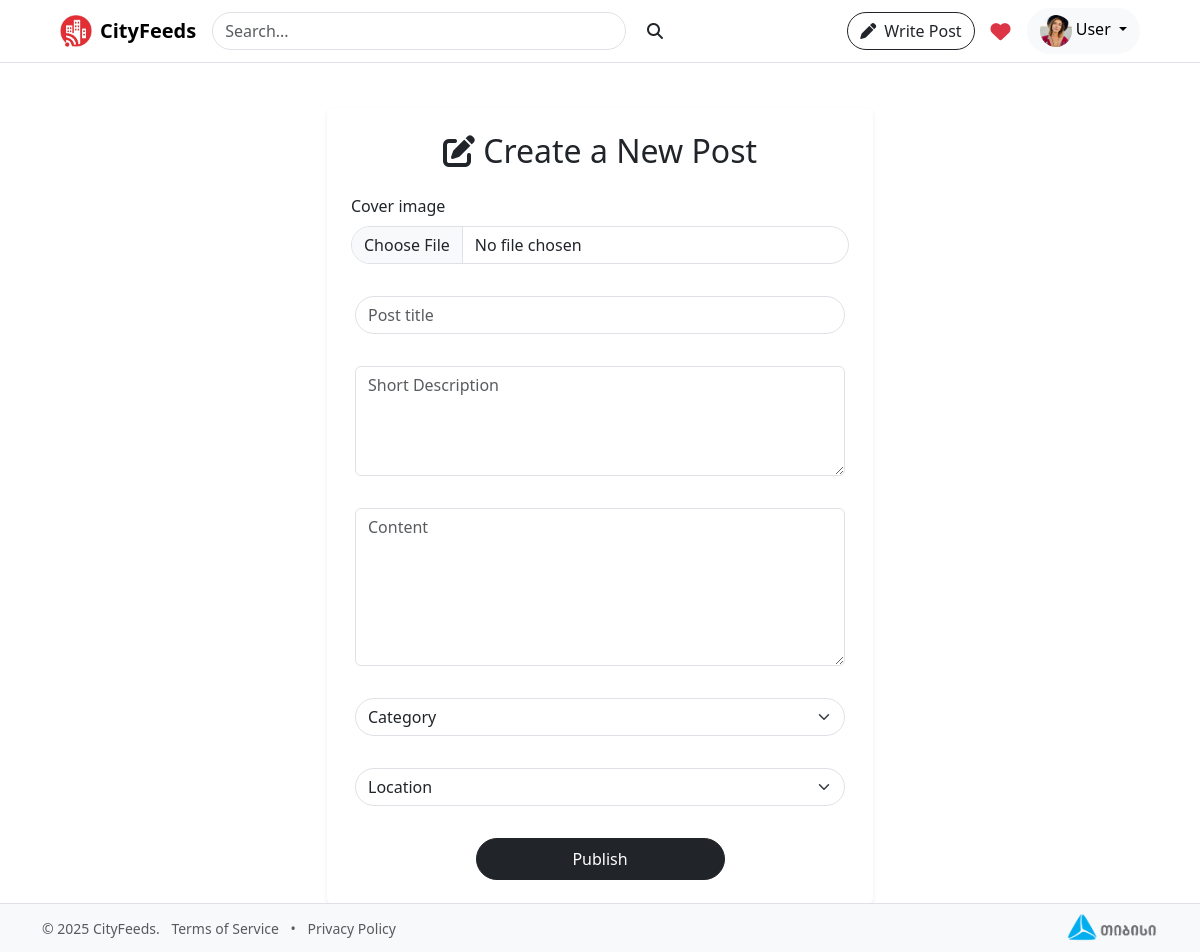
Screenshot of /posts (signed in) with the database file from the repository.
### models.py (models this page shows, shortened)
class User(db.Model, UserMixin):
    __tablename__ = "users"
    id = db.Column(db.Integer(), primary_key=True)
    img = db.Column(db.String(), default="default.png")
    username = db.Column(db.String(), unique= True, nullable=False)
    email = db.Column(db.String(), unique=True, nullable=False)
    password = db.Column(db.String(), nullable=False)
    role = db.Column(db.String(), default="Guest")

### routes.py (the view, shortened to what this page needs)
@app.route("/posts", methods=["GET", "POST"])
@login_required
def posts():
    form = PostForm()
    return render_template("posts.html", form=form, posts=posts)

### forms.py
class PostForm(FlaskForm):
    img = FileField("Cover image", validators=[FileAllowed(["png", "jpeg", "jpg"])])
    title = StringField("Post title", validators=[DataRequired()])
    description = TextAreaField("Short Description", validators=[DataRequired()])
    content = TextAreaField("Content")
    category = SelectField(choices=["Category", "Politics", "Education", "Culture", "Society", "Sport"," Entertainment", "Tourism","Environment"], validators=[DataRequired()])
    location = SelectField(choices=["Location", "Tbilisi", "Georgia", "World"], validators=[DataRequired()])
    submit = SubmitField("Publish")

### models.py (called while the page is built)
@login_manager.user_loader
def load_user(user_id):
    return User.query.get(user_id)

### templates/posts.html (shortened to what this page needs)
{% extends "base.html" %}
{% block container %}
<div class="container py-5">
    <div class="row justify-content-center">
        <div class="col-lg-8 col-xl-6">
            <div class="card shadow-sm border-0">
                <div class="card-body p-4">
                    <h2 class="mb-4 text-center"><i class="fa-solid fa-pen-to-square"></i> Create a New Post </h2>
                    <form method="post" enctype="multipart/form-data">
                        <div class="mb-3">
                            {{ form.img.label(class="form-label") }}
                            {{ form.img(class="form-control rounded-pill", accept=".png,.jpeg,.jpg") }}
                        </div>
                        <div class="row p-3">
                            {{ form.title(class="form-control rounded-pill", placeholder=form.title.label.text) }}
                        </div>
                        <div class="row p-3">
                            {{ form.description(class="form-control auto-expand", rows=4,
                            placeholder=form.description.label.text) }}
                        </div>
                        <div class="row p-3">
                            {{ form.content(class="form-control auto-expand", rows=6,
                            placeholder=form.content.label.text) }}
                        </div>
                        <div class="row p-3">
                            {{ form.category(class="form-select rounded-pill", placeholder=form.category.label.text) }}
                        </div>
                        <div class="row p-3">
                            {{ form.location(class="form-select rounded-pill", placeholder=form.location.label.text) }}
                        </div>
                        <div class="d-flex justify-content-center mt-3">
                            {{ form.submit(class="btn btn-dark w-50 rounded-pill py-2") }}
                        </div>
                    </form>
                </div>
            </div>
        </div>
    </div>
</div>
{% endblock %}

### templates/navbar.html (shortened to what this page needs)
<nav class="navbar navbar-expand-lg bg-white border-bottom px-3 px-lg-5 fixed-top">
  <div class="container-fluid">
    <a class="navbar-brand d-flex align-items-center gap-2 me-3" href="/">
      <img src="/static/images/cityfeeds.jpeg" alt="Logo" width="32" height="32">
      <span class="fw-bold fs-5">CityFeeds</span>
    </a>
    <div class="collapse navbar-collapse" id="navbarContent">
      <form class="d-flex my-3 my-lg-0 me-auto w-50">
        <input class="form-control rounded-pill me-2" type="search" placeholder="Search..." aria-label="Search">
        <button class="btn btn-outline-white rounded-pill" type="submit">
          <i class="fa fa-magnifying-glass"></i>
        </button>
      </form>
      <ul class="navbar-nav d-flex align-items-center gap-2 ms-lg-auto text-center text-lg-end">
        {% if current_user.is_authenticated %}
        <li class="nav-item">
          <a href="/posts" class="btn btn-outline-dark rounded-pill w-100 w-lg-auto">
            <i class="fa fa-pen me-1"></i> Write Post
          </a>
        </li>
        {% if current_user.role != 'Admin'%}
        <li class="nav-item">
          <a class="nav-link position-relative" href="/liked" aria-label="Liked Posts">
            <i class="fa-solid fa-heart fa-lg text-danger"></i>
          </a>
        </li>
        {% endif %}
        <li class="nav-item dropdown">
          <a class="btn btn-light dropdown-toggle rounded-pill w-100 w-lg-auto" href="#" role="button"
             data-bs-toggle="dropdown">
            <img src="/static/images/{{ current_user.img or 'default.png' }}" alt="Profile"
                 class="rounded-circle"
                 width="32" height="32" style="object-fit: cover;">
            <span>{{ current_user.username }}</span>
          </a>
        </li>
        {% endif %}
      </ul>
    </div>
  </div>
</nav>

### static/style.css (style rules this page uses)
body::before { display: block; content: ''; height: 60px; }

### rows the page displays
User: img (picture), username "User"
